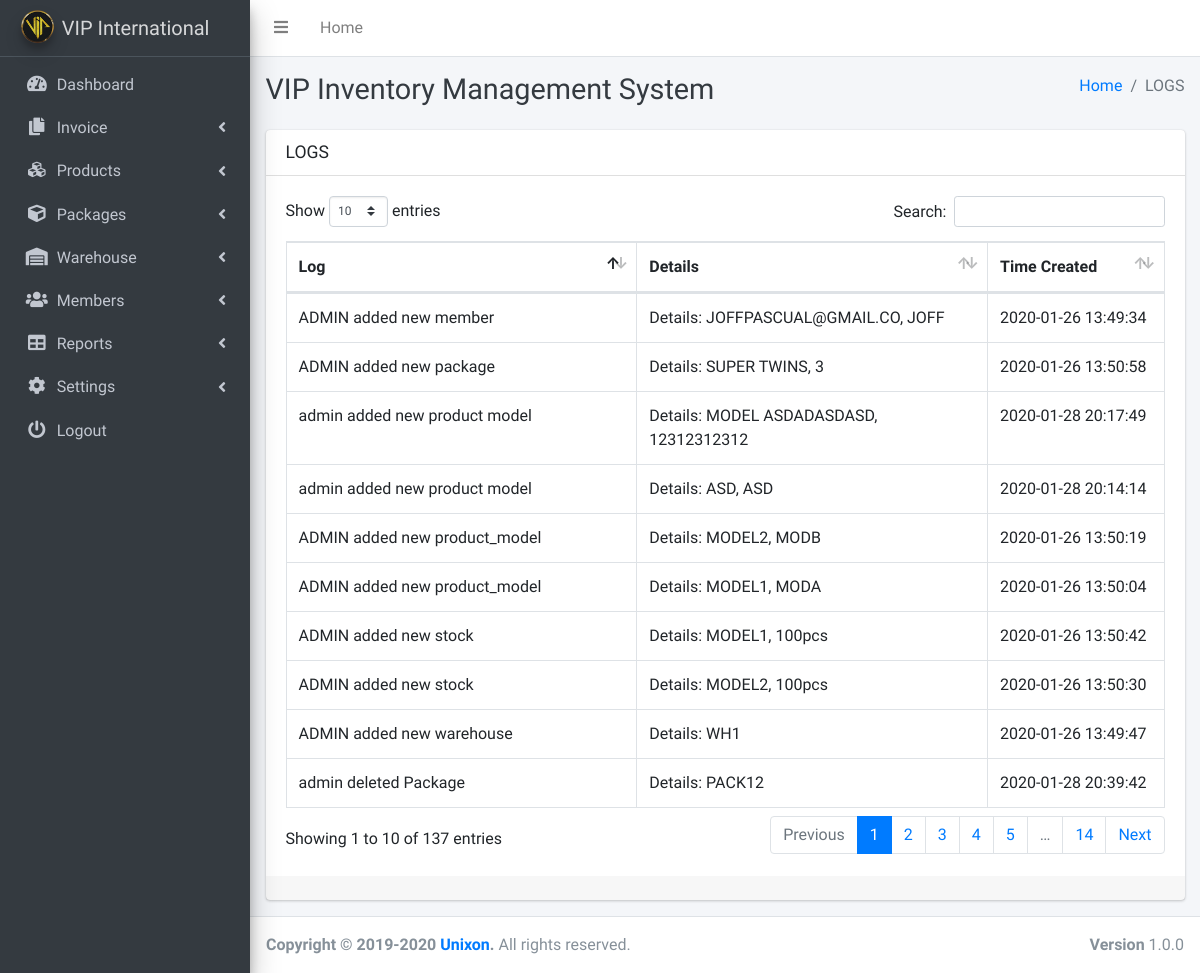
The app's page /logs-manage.php (signed in) with its own data.
### tables this page shows
CREATE TABLE `logs` (
  `id` int(11) NOT NULL,
  `info` varchar(500) NOT NULL,
  `info2` varchar(500) NOT NULL,
  `created_at` datetime NOT NULL DEFAULT current_timestamp()
);

### logs-manage.php (the view, shortened to what this page needs)
<!DOCTYPE html>
<html lang="en">
<?php include "includes/header.php"; ?>
<body class="hold-transition sidebar-mini">
  <div class="wrapper">
    <?php include "includes/navbar.php"; ?>
    <div class="content-wrapper">
      <div class="content-header">
        <div class="container-fluid">
          <div class="row mb-2">
            <div class="col-sm-6">
              <h1 class="m-0 text-dark">VIP Inventory Management System</h1>
            </div>
            <div class="col-sm-6">
              <ol class="breadcrumb float-sm-right">
                <li class="breadcrumb-item"><a href="index.php">Home</a></li>
                <li class="breadcrumb-item active">LOGS </li>
              </ol>
            </div>
          </div>
        </div>
      </div>
      <div class="content">
        <div class="container-fluid">
          <div class="row">
            <div class="col-lg-12">
              <div class="card">
                <div class="card-header">
                  <div class="d-flex justify-content-between">
                    <h3 class="card-title">LOGS</h3>
                  </div>
                </div>
                <div class="card-body">
                  <table id="example2" class="table table-bordered table-hover dataTable" role="grid" aria-describedby="example2_info">
                    <thead>
                      <tr>
                        <th width="40%" class="sorting" tabindex="0" aria-controls="example2" rowspan="1" colspan="1" aria-label="Platform(s): activate to sort column ascending">Log</th>
                        <th width="40%" class="sorting" tabindex="0" aria-controls="example2" rowspan="1" colspan="1" aria-label="Platform(s): activate to sort column ascending">Details</th>
                        <th width="20%" class="sorting" tabindex="0" aria-controls="example2" rowspan="1" colspan="1" aria-label="Platform(s): activate to sort column ascending">Time Created</th>
                      </tr>
                    </thead>
                    <tbody>
                      <?php
                      require_once 'config.php';
                      $query = "SELECT * FROM logs ORDER BY id desc";
                      if($result = mysqli_query($link, $query)){
                        if(mysqli_num_rows($result) > 0){
                          while($row = mysqli_fetch_array($result)){
                            echo "<tr>";
                            echo "<td>" . $row['info'] . "</td>";
                            echo "<td>" . $row['info2'] . "</td>";
                            echo "<td>" . $row['created_at'] . "</td>";
                            echo "</tr>";
                          }
                        } else{
                          echo "<p class='lead'><em>No records were found.</em></p>";
                        }
                      } else{
                        echo "ERROR: Could not able to execute $sql. " . mysqli_error($link);
                      }
                      ?>
                    </tbody>
                  </table>
                </div>
                <div class="card-footer">
                </div>
              </div>
            </div>
          </div>
        </div>
      </div>
    </div>
    <?php include "includes/footer.php"; ?>
  </div>
</body>
</html>

### records on screen
logs: info "admin deleted Package", info2 "Details: PACK12", created_at "2020-01-28 20:39:42"
logs: info "admin added new product model", info2 "Details: MODEL ASDADASDASD, 12312312312", created_at "2020-01-28 20:17:49"
logs: info "admin added new product model", info2 "Details: ASD, ASD", created_at "2020-01-28 20:14:14"
logs: info "ADMIN added new package", info2 "Details: SUPER TWINS, 3", created_at "2020-01-26 13:50:58"
logs: info "ADMIN added new stock", info2 "Details: MODEL1, 100pcs", created_at "2020-01-26 13:50:42"
logs: info "ADMIN added new stock", info2 "Details: MODEL2, 100pcs", created_at "2020-01-26 13:50:30"
logs: info "ADMIN added new product_model", info2 "Details: MODEL2, MODB", created_at "2020-01-26 13:50:19"
logs: info "ADMIN added new product_model", info2 "Details: MODEL1, MODA", created_at "2020-01-26 13:50:04"
logs: info "ADMIN added new warehouse", info2 "Details: WH1", created_at "2020-01-26 13:49:47"
logs: info "ADMIN added new member", info2 "Details: JOFFPASCUAL@GMAIL.CO, JOFF", created_at "2020-01-26 13:49:34"
